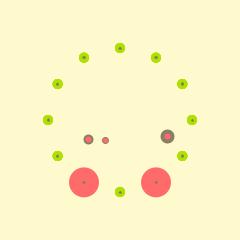
Frame 1 (no input)
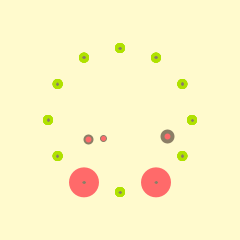
Frame 60 (the mouse pressed at the canvas centre just before this capture)
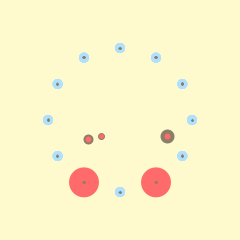
Frame 120 (the mouse held since frame 60 and released just before this capture)

The Processing sketch that drew these frames (run headless with seeded random() and noise(); from frame 60 on, the mouse is pressed at the canvas centre):

// Processing sketch: processing_8423
// ── processing_8423.pde

/**
 * Clock. 
 * 
 * The current time can be read with the second(), minute(), 
 * and hour() functions. In this example, sin() and cos() values
 * are used to set the position of the hands.
 */

void setup() {
  size(240, 240);
  stroke(255);
  smooth();
}

void draw() 
{
  // the time scale
  float s = map(second(), 0, 60, 0, TWO_PI) - HALF_PI;
  float m = map(minute() + norm(second(), 0, 60), 0, 60, 0, TWO_PI) - HALF_PI; 
  float h = map(hour() + norm(minute(), 0, 60), 0, 24, 0, TWO_PI* 2) - HALF_PI;

  // decide the background, if the time is am, than the background is bright; if not, the background is dark.
  if (h<(HALF_PI*3) && (-h)<HALF_PI)
  {
    background(255,250,205);
    fill(175,225,mouseX*3);
    noStroke();
    // draw the 12 hour scale
    strokeWeight(2);
    for (int a = 0; a < 360; a+=6) {
      float x = 120 + ( cos(radians(a*5)) * 72 );
      float y = 120 + ( sin(radians(a*5)) * 72 );
      ellipse(x, y,10,10);
    }

    // draw the two eyes
    strokeWeight(3);
    fill(255,106,106);
    ellipse (120+cos(radians(24*5)) * 72, 120+sin(radians(24*5)) * 72,30,30);
    ellipse (120+cos(radians(12*5)) * 72, 120+sin(radians(12*5)) * 72,30,30);

    //the ture time
    stroke(139,126,102);
    strokeWeight(1);
    ellipse (cos(s) * 25+120 , sin(s) * 25+120,6,6);
    strokeWeight(2);
    ellipse (cos(m) * 37 + 120, sin(m) *37 + 120,8,8);
    strokeWeight(4);
    ellipse(cos(h) * 50 + 120, sin(h) * 50 + 120,10,10);

    // Draw the 12 hour ticks
    strokeWeight(2);
    for (int a = 0; a < 360; a+=6) {
      float x = 120 + ( cos(radians(a*5)) * 72 );
      float y = 120 + ( sin(radians(a*5)) * 72 );
      point(x, y);
    }
  }    

  else {
    // decide the background, if the time is am, than the background is bright; if not, the background is dark.
    background(139,137,112);
    fill(80,mouseX*3,mouseX);
    noStroke();
    // draw the 12 hour scale
    strokeWeight(2);
    for (int a = 0; a < 360; a+=6) {
      float x = 120 + ( cos(radians(a*5)) * 72 );
      float y = 120 + ( sin(radians(a*5)) * 72 );
      ellipse(x, y,10,10);
    }  
    // draw the two eyes
    strokeWeight(3);
    fill(255,30,30);
    ellipse (120+cos(radians(24*5)) * 72, 120+sin(radians(24*5)) * 72,30,30);
    ellipse (120+cos(radians(12*5)) * 72, 120+sin(radians(12*5)) * 72,30,30);
    //the ture time
    stroke(255);
    strokeWeight(1);
    ellipse (cos(s) * 25+120 , sin(s) * 25+120,6,6);
    strokeWeight(2);
    ellipse (cos(m) * 37 + 120, sin(m) *37 + 120,8,8);
    strokeWeight(4);
    ellipse(cos(h) * 50 + 120, sin(h) * 50 + 120,10,10);
    // Draw the 12 hour  ticks
    strokeWeight(2);
    for (int a = 0; a < 360; a+=6) {
      float x = 120 + ( cos(radians(a*5)) * 72 );
      float y = 120 + ( sin(radians(a*5)) * 72 );
      point(x, y);
    }
  }
}
